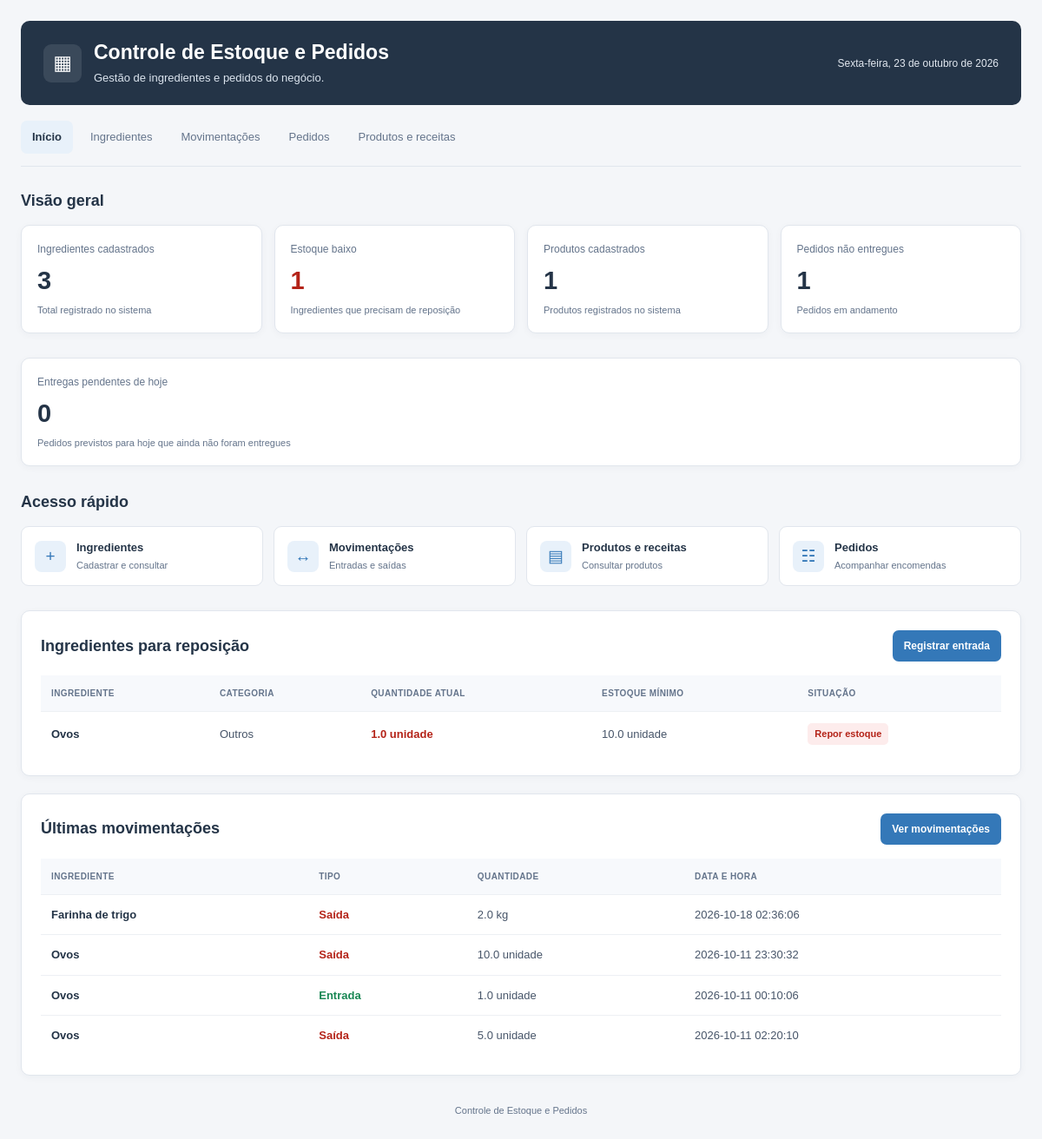
The page / on the database its author committed.
### tables this page shows
CREATE TABLE ingredientes (
                id INTEGER PRIMARY KEY AUTOINCREMENT,
                nome TEXT NOT NULL,
                categoria TEXT NOT NULL,
                quantidade REAL NOT NULL,
                unidade TEXT NOT NULL,
                minimo REAL NOT NULL
            );

CREATE TABLE movimentacoes (
                id INTEGER PRIMARY KEY AUTOINCREMENT,
                ingrediente_id INTEGER NOT NULL,
                tipo TEXT NOT NULL,
                quantidade REAL NOT NULL,
                data_hora TEXT NOT NULL DEFAULT CURRENT_TIMESTAMP,
                FOREIGN KEY (ingrediente_id)
                    REFERENCES ingredientes(id)
            );

### app.py (the view)
@app.route("/")
def inicio():
    with conectar_banco() as conexao:
        total_ingredientes = conexao.execute(
            "SELECT COUNT(*) FROM ingredientes"
        ).fetchone()[0]
        estoque_baixo = conexao.execute("""
            SELECT COUNT(*) FROM ingredientes
            WHERE quantidade <= minimo
        """).fetchone()[0]
        baixo_estoque = conexao.execute("""
            SELECT * FROM ingredientes
            WHERE quantidade <= minimo
            ORDER BY (minimo - quantidade) DESC, nome
        """).fetchall()
        historico = conexao.execute("""
            SELECT movimentacoes.*, ingredientes.nome, ingredientes.unidade
            FROM movimentacoes
            JOIN ingredientes
                ON ingredientes.id = movimentacoes.ingrediente_id
            ORDER BY movimentacoes.id DESC
            LIMIT 5
        """).fetchall()
        total_pedidos = conexao.execute("""
            SELECT COUNT(*) FROM pedidos
            WHERE status != 'Entregue'
        """).fetchone()[0]
        pedidos_hoje = conexao.execute("""
            SELECT COUNT(*) FROM pedidos
            WHERE data_entrega = ?
              AND status != 'Entregue'
        """, (date.today().isoformat(),)).fetchone()[0]
        total_produtos = conexao.execute(
            "SELECT COUNT(*) FROM produtos"
        ).fetchone()[0]
    return render_template(
        "index.html",
        total_ingredientes=total_ingredientes,
        estoque_baixo=estoque_baixo,
        baixo_estoque=baixo_estoque,
        historico=historico,
        total_pedidos=total_pedidos,
        pedidos_hoje=pedidos_hoje,
        total_produtos=total_produtos
    )

### app.py (called while the page is built)
def conectar_banco():
    conexao = sqlite3.connect(CAMINHO_BANCO)
    conexao.row_factory = sqlite3.Row
    conexao.execute("PRAGMA foreign_keys = ON")
    return conexao

### templates/index.html (shortened to what this page needs)
<!DOCTYPE html>
<html lang="pt-BR">
<head>
</head>
<body>
<div class="container">
    <header>
        <div class="cabecalho-conteudo">
            <div class="marca">
                <div class="marca-icone" aria-hidden="true">▦</div>
                <div>
                    <h1>Controle de Estoque e Pedidos</h1>
                    <p>Gestão de ingredientes e pedidos do negócio.</p>
                </div>
            </div>
            <div class="data-atual" id="data-atual">
            </div>
        </div>
    </header>
    <nav aria-label="Navegação principal">
        <a href="/" aria-current="page">Início</a>
        <a href="/ingredientes">Ingredientes</a>
        <a href="/movimentacoes">Movimentações</a>
        <a href="/pedidos">Pedidos</a>
        <a href="/produtos">Produtos e receitas</a>
    </nav>
    <section aria-labelledby="titulo-resumo">
        <h2 class="titulo-secao" id="titulo-resumo">Visão geral</h2>
        <div class="indicadores">
            <div class="cartao-indicador">
                <p class="indicador-titulo">Ingredientes cadastrados</p>
                <div class="numero">{{ total_ingredientes }}</div>
                <div class="indicador-descricao">
                    Total registrado no sistema
                </div>
            </div>
            <div class="cartao-indicador {% if estoque_baixo > 0 %}perigo{% endif %}">
                <p class="indicador-titulo">Estoque baixo</p>
                <div class="numero">{{ estoque_baixo }}</div>
                <div class="indicador-descricao">
                    {% if estoque_baixo > 0 %}
                        Ingredientes que precisam de reposição
                    {% else %}
                        Nenhuma reposição necessária
                    {% endif %}
                </div>
            </div>
            <div class="cartao-indicador">
                <p class="indicador-titulo">Produtos cadastrados</p>
                <div class="numero">{{ total_produtos }}</div>
                <div class="indicador-descricao">
                    Produtos registrados no sistema
                </div>
            </div>
            <div class="cartao-indicador">
                <p class="indicador-titulo">Pedidos não entregues</p>
                <div class="numero">{{ total_pedidos }}</div>
                <div class="indicador-descricao">
                    Pedidos em andamento
                </div>
            </div>
        </div>
        <div class="cartao-indicador" style="margin-bottom: 28px;">
            <p class="indicador-titulo">Entregas pendentes de hoje</p>
            <div class="numero">{{ pedidos_hoje }}</div>
            <div class="indicador-descricao">
                Pedidos previstos para hoje que ainda não foram entregues
            </div>
        </div>
    </section>
    <section class="atalhos" aria-labelledby="titulo-atalhos">
        <h2 class="titulo-secao" id="titulo-atalhos">Acesso rápido</h2>
        <div class="grade-atalhos">
            <a class="atalho" href="/ingredientes">
                <div class="atalho-icone" aria-hidden="true">+</div>
                <div>
                    <strong>Ingredientes</strong>
                    <small>Cadastrar e consultar</small>
                </div>
            </a>
            <a class="atalho" href="/movimentacoes">
                <div class="atalho-icone" aria-hidden="true">↔</div>
                <div>
                    <strong>Movimentações</strong>
                    <small>Entradas e saídas</small>
                </div>
            </a>
            <a class="atalho" href="/produtos">
                <div class="atalho-icone" aria-hidden="true">▤</div>
                <div>
                    <strong>Produtos e receitas</strong>
                    <small>Consultar produtos</small>
                </div>
            </a>
            <a class="atalho" href="/pedidos">
                <div class="atalho-icone" aria-hidden="true">☷</div>
                <div>
                    <strong>Pedidos</strong>
                    <small>Acompanhar encomendas</small>
                </div>
            </a>
        </div>
    </section>
    <section class="secao" aria-labelledby="titulo-reposicao">
        <div class="secao-cabecalho">
            <h2 class="titulo-secao" id="titulo-reposicao">
                Ingredientes para reposição
            </h2>
            <a class="link-acao" href="/movimentacoes">
                Registrar entrada
            </a>
        </div>
        {% if baixo_estoque %}
            <div class="tabela-container">
                <table>
                    <thead>
                        <tr>
                            <th>Ingrediente</th>
                            <th>Categoria</th>
                            <th>Quantidade atual</th>
                            <th>Estoque mínimo</th>
                            <th>Situação</th>
                        </tr>
                    </thead>
                    <tbody>
                        {% for ingrediente in baixo_estoque %}
                            <tr>
                                <td><strong>{{ ingrediente.nome }}</strong></td>
                                <td>{{ ingrediente.categoria }}</td>
                                <td class="alerta">
                                    {{ ingrediente.quantidade }}
                                    {{ ingrediente.unidade }}
                                </td>
                                <td>
                                    {{ ingrediente.minimo }}
                                    {{ ingrediente.unidade }}
                                </td>
                                <td>
                                    <span class="status status-alerta">
                                        Repor estoque
                                    </span>
                                </td>
                            </tr>
                        {% endfor %}
                    </tbody>
                </table>
            </div>
        {% else %}
            <div class="vazio">
                <strong>Estoque em dia!</strong><br>
                Todos os ingredientes estão acima do estoque mínimo.
            </div>
        {% endif %}
    </section>
    <section class="secao" aria-labelledby="titulo-movimentacoes">
        <div class="secao-cabecalho">
            <h2 class="titulo-secao" id="titulo-movimentacoes">
                Últimas movimentações
            </h2>
            <a class="link-acao" href="/movimentacoes">
                Ver movimentações
            </a>
        </div>
        {% if historico %}
            <div class="tabela-container">
                <table>
                    <thead>
                        <tr>
                            <th>Ingrediente</th>
                            <th>Tipo</th>
                            <th>Quantidade</th>
                            <th>Data e hora</th>
                        </tr>
                    </thead>
                    <tbody>
                        {% for movimento in historico %}
                            <tr>
                                <td><strong>{{ movimento.nome }}</strong></td>
                                <td>
                                    {% if movimento.tipo == "entrada" %}
                                        <span class="tipo-entrada">Entrada</span>
                                    {% else %}
                                        <span class="tipo-saida">Saída</span>
                                    {% endif %}
                                </td>
                                <td>
                                    {{ movimento.quantidade }}
                                    {{ movimento.unidade }}
                                </td>
                                <td>{{ movimento.data_hora }}</td>
                            </tr>
                        {% endfor %}
                    </tbody>
                </table>
            </div>
        {% else %}
            <div class="vazio">
                Nenhuma movimentação registrada ainda.
            </div>
        {% endif %}
    </section>
    <footer class="rodape">
        Controle de Estoque e Pedidos
    </footer>
</div>
</body>
</html>

### rows shown on the page
ingredientes: nome "Ovos", categoria "Outros", quantidade "1.0", unidade "unidade", minimo "10.0"
movimentacoes: nome "Farinha de trigo", tipo "Saída", quantidade "2.0", unidade "kg", data_hora "2026-10-18 02:36:06"
movimentacoes: nome "Ovos", tipo "Saída", quantidade "10.0", unidade "unidade", data_hora "2026-10-11 23:30:32"
movimentacoes: nome "Ovos", tipo "Entrada", quantidade "1.0", unidade "unidade", data_hora "2026-10-11 00:10:06"
movimentacoes: nome "Ovos", tipo "Saída", quantidade "5.0", unidade "unidade", data_hora "2026-10-11 02:20:10"

### other values the page prints
{{ total_ingredientes }} "3"
{{ estoque_baixo }} "1"
{{ total_produtos }} "1"
{{ total_pedidos }} "1"
{{ pedidos_hoje }} "0"
